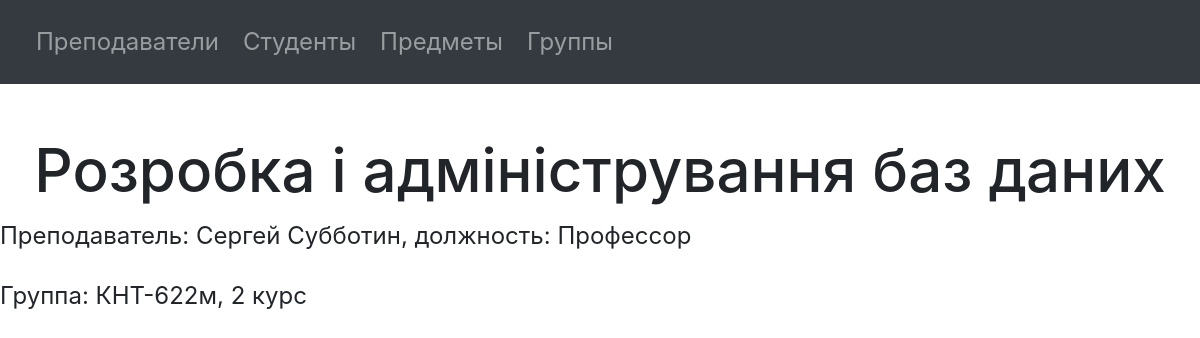
Before: /subject/8/ with the older database file.
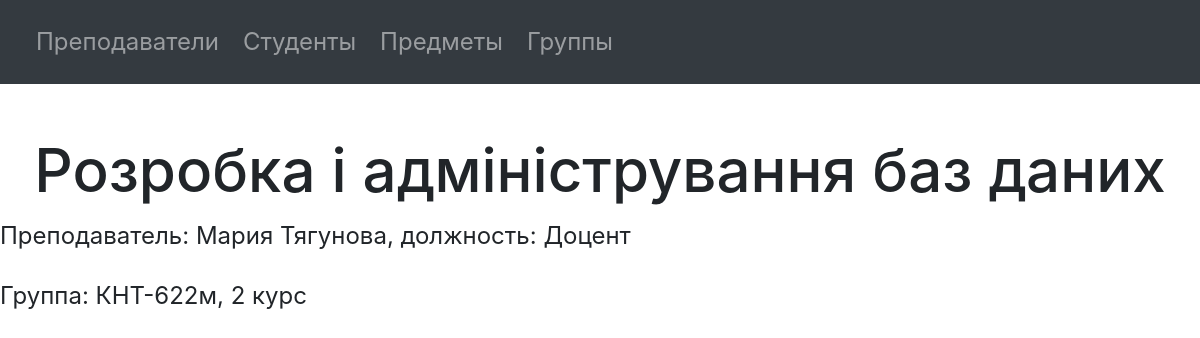
After: the same page with the newer database file.
### university/models.py (models this page shows, shortened)
class Subject(models.Model):
    title = models.CharField(max_length=80, verbose_name="Название предмета")
    group = models.ForeignKey(to=Group, related_name="subjects", on_delete=models.CASCADE, verbose_name="Группа")
    teacher = models.ForeignKey(to=Teacher, on_delete=models.CASCADE,
                                verbose_name="Преподаватель, который ведет предмет")
    class Meta:
        verbose_name = "Предмет"
        verbose_name_plural = "Предметы"

class Teacher(models.Model):
    first_name = models.CharField(max_length=20, verbose_name="Имя")
    last_name = models.CharField(max_length=20, verbose_name="Фамилия")
    email = models.EmailField(max_length=30, verbose_name="Email преподавателя")
    job_position = models.CharField(max_length=40, choices=JOB_POSITION_CHOICES, verbose_name="Должность")
    class Meta:
        verbose_name = "Преподаватель"
        verbose_name_plural = "Преподаватели"
    def __str__(self):
        return f'{self.first_name} {self.last_name}, должность: {self.job_position}'

class Group(models.Model):
    title = models.CharField(max_length=10, verbose_name="Название группы")
    course = models.IntegerField(choices=COURSE_CHOICES, verbose_name="Курс обучения")
    class Meta:
        verbose_name = "Группа"
        verbose_name_plural = "Группы"
    def __str__(self):
        return f'{self.title}, {self.course} курс'

### university/views.py (the view)
# urls.py: path('subject/<int:subject_id>/', view_subject, name='view_subject'),
def view_subject(request, subject_id):
    subject = Subject.objects.get(id=subject_id)
    context = {
        'subject': subject,
    }
    return render(request, "subject/view_subject.html", context)

### templates/subject/view_subject.html (shortened to what this page needs)
{% include "navigation.html" %}
<!DOCTYPE html>
<html lang="en">
<head>
</head>
<body>
<h1>{{ subject.title }}</h1>
<p>Преподаватель: {{ subject.teacher }}</p>
<p>Группа: {{ subject.group }}</p>
</body>
</html>

Changed rows visible on the page:
changed Subject "Розробка і адміністрування баз даних": teacher "Сергей Субботин, должность: Профессор" → "Мария Тягунова, должность: Доцент"
